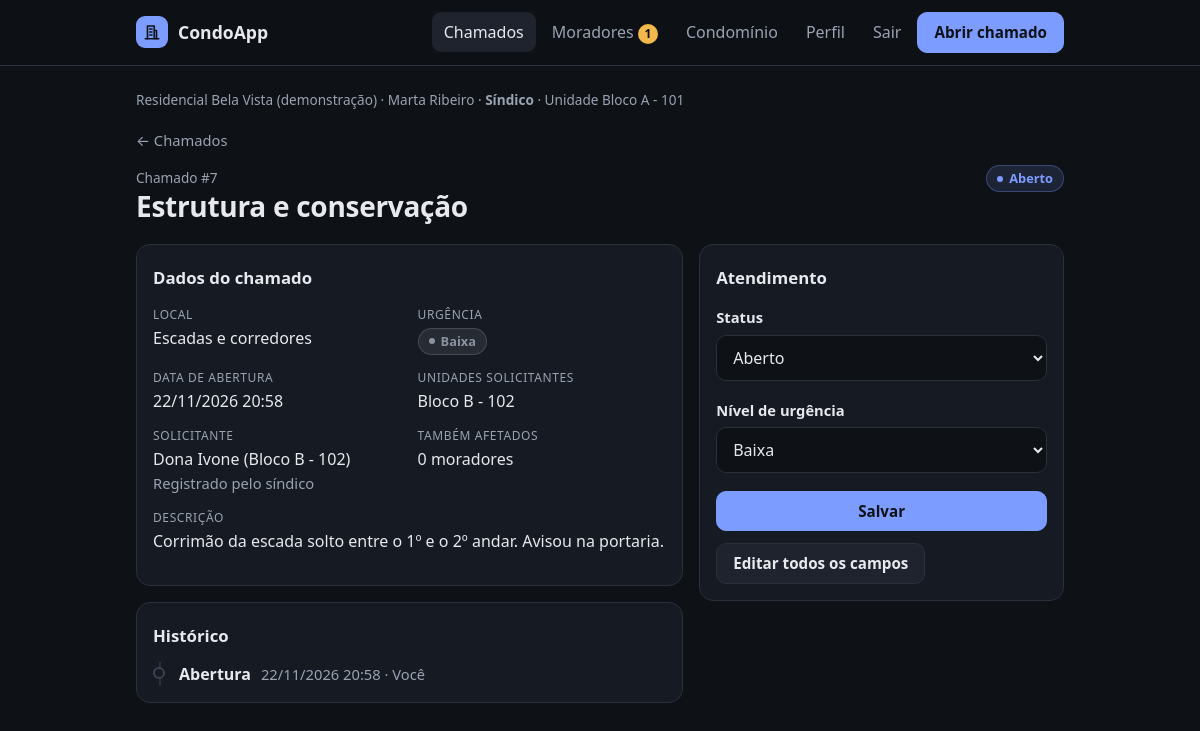
The page /chamados/7/ (signed in) on the database its author committed.
### core/models.py (models this page shows, shortened)
class Perfil(models.Model):
    SINDICO = "sindico"
    MORADOR = "morador"
    PAPEIS = [(SINDICO, "Síndico"), (MORADOR, "Morador")]
    usuario = models.OneToOneField(settings.AUTH_USER_MODEL, on_delete=models.CASCADE, related_name="perfil")
    condominio = models.ForeignKey(Condominio, on_delete=models.CASCADE, related_name="perfis")
    unidade = models.ForeignKey(
        Unidade, on_delete=models.SET_NULL, null=True, blank=True,
        related_name="moradores", verbose_name="unidade",
    )
    papel = models.CharField("perfil", max_length=10, choices=PAPEIS, default=MORADOR)
    telefone = models.CharField("telefone", max_length=20, blank=True)
    aprovado = models.BooleanField("aprovado pelo síndico", default=False)
    criado_em = models.DateTimeField("cadastrado em", auto_now_add=True)
    class Meta:
        ordering = ["usuario__first_name"]
        verbose_name = "perfil"
        verbose_name_plural = "perfis"
    @property
    def nome(self):
        return self.usuario.get_full_name() or self.usuario.email
    @property
    def eh_sindico(self):
        return self.papel == self.SINDICO

class Condominio(models.Model):
    nome = models.CharField("nome", max_length=100)
    endereco = models.CharField("endereço", max_length=200)
    numero_unidades = models.PositiveIntegerField(
        "número de casas/apartamentos",
        validators=[MinValueValidator(1), MaxValueValidator(500)],
    )
    codigo_convite = models.CharField("código de convite", max_length=20, unique=True, default=gerar_codigo_convite)
    criado_em = models.DateTimeField("criado em", auto_now_add=True)
    class Meta:
        ordering = ["nome"]
        verbose_name = "condomínio"
        verbose_name_plural = "condomínios"
    def __str__(self):
        return self.nome

class Unidade(models.Model):
    condominio = models.ForeignKey(Condominio, on_delete=models.CASCADE, related_name="unidades")
    identificador = models.CharField("identificador", max_length=30)
    class Meta:
        ordering = ["id"]
        verbose_name = "unidade"
        verbose_name_plural = "unidades"
        constraints = [
            models.UniqueConstraint(
                fields=["condominio", "identificador"], name="unidade_unica_por_condominio"
            )
        ]
    def __str__(self):
        return self.identificador

class Chamado(models.Model):
    TIPOS = [
        ("eletrica", "Elétrica"),
        ("hidraulica", "Hidráulica"),
        ("estrutura", "Estrutura e conservação"),
        ("limpeza", "Limpeza"),
        ("seguranca", "Segurança"),
        ("barulho", "Barulho e convivência"),
        ("outro", "Outro"),
    ]
    LOCAIS = [
        ("unidade", "Dentro da unidade"),
        ("garagem", "Garagem"),
        ("elevador", "Elevador"),
        ("corredor", "Escadas e corredores"),
        ("portaria", "Portaria e entrada"),
        ("lazer", "Área de lazer"),
        ("externa", "Jardim e área externa"),
        ("fachada", "Fachada e telhado"),
        ("outro", "Outro local"),
    ]
    URGENCIAS = [
        ("baixa", "Baixa"),
        ("media", "Média"),
        ("alta", "Alta"),
    ]
    STATUS = [
        ("aberto", "Aberto"),
        ("andamento", "Em andamento"),
        ("concluido", "Concluído"),
        ("cancelado", "Cancelado"),
    ]
    ETAPAS = [
        ("", "Sem rito"),
        ("aviso", "Aviso amigável"),
        ("notificacao", "Notificação formal"),
        ("defesa", "Defesa apresentada"),
        ("decisao", "Decisão"),
    ]
    RESULTADOS = [
        ("", "—"),
        ("arquivado", "Resolvido / arquivado"),
        ("advertencia", "Advertência"),
        ("multa", "Multa"),
    ]
    condominio = models.ForeignKey(Condominio, on_delete=models.CASCADE, related_name="chamados")
    unidades = models.ManyToManyField(Unidade, verbose_name="unidades solicitantes", related_name="chamados")
    tipo = models.CharField("tipo de registro", max_length=20, choices=TIPOS)
    local = models.CharField("local", max_length=20, choices=LOCAIS, default="unidade")
    urgencia = models.CharField("nível de urgência", max_length=10, choices=URGENCIAS, default="media")
    status = models.CharField("status", max_length=10, choices=STATUS, default="aberto")
    solicitante_nome = models.CharField("nome completo do solicitante", max_length=150)
    descricao = models.TextField("descrição", blank=True)
    data_abertura = models.DateTimeField("data de abertura", auto_now_add=True)
    criado_por = models.ForeignKey(
        settings.AUTH_USER_MODEL, on_delete=models.SET_NULL, null=True, blank=True,
        related_name="chamados_criados", verbose_name="registrado por",
    )
    privado = models.BooleanField(
        "privado", default=False,
        help_text="Só o síndico e a sua unidade veem. Recomendado para barulho e convivência.",
    )
    unidade_envolvida = models.ForeignKey(
        Unidade, on_delete=models.SET_NULL, null=True, blank=True,
        related_name="chamados_envolvida", verbose_name="unidade envolvida",
        help_text="Ex.: de onde vem o barulho. Ela não vê quem registrou.",
    )
    afetados = models.ManyToManyField(
        settings.AUTH_USER_MODEL, blank=True, related_name="chamados_afetado",
        verbose_name="também afetados",
    )
    etapa = models.CharField("etapa do rito", max_length=12, choices=ETAPAS, blank=True, default="")
    resultado = models.CharField("resultado", max_length=12, choices=RESULTADOS, blank=True, default="")
    class Meta:
        ordering = ["-data_abertura"]
        verbose_name = "chamado"
        verbose_name_plural = "chamados"
    @property
    def registrado_pelo_sindico(self):
        perfil = getattr(self.criado_por, "perfil", None)
        return bool(perfil and perfil.eh_sindico and self.solicitante_nome != perfil.nome)
    def relacao(self, perfil):
        if perfil.condominio_id != self.condominio_id:
            return None
        if perfil.eh_sindico:
            return "sindico"
    def ja_afetado(self, usuario):
        return any(u.pk == usuario.pk for u in self.afetados.all())

class Andamento(models.Model):
    TIPOS = [
        ("abertura", "Abertura"),
        ("status", "Status"),
        ("urgencia", "Urgência"),
        ("edicao", "Edição"),
        ("afetado", "Também afetado"),
        ("aviso", "Aviso amigável"),
        ("notificacao", "Notificação formal"),
        ("defesa", "Defesa"),
        ("decisao", "Decisão"),
    ]
    VISIVEL = {
        "solicitante": {"abertura", "status", "urgencia", "edicao", "afetado", "aviso", "notificacao", "decisao"},
        "envolvido": {"aviso", "notificacao", "defesa", "decisao"},
        "vizinho": {"abertura", "status", "afetado"},
    }
    chamado = models.ForeignKey(Chamado, on_delete=models.CASCADE, related_name="andamentos")
    autor = models.ForeignKey(settings.AUTH_USER_MODEL, on_delete=models.SET_NULL, null=True, blank=True)
    tipo = models.CharField("tipo", max_length=12, choices=TIPOS)
    texto = models.TextField("texto", blank=True)
    data = models.DateTimeField("data", auto_now_add=True)
    class Meta:
        ordering = ["data", "id"]
        verbose_name = "andamento"
        verbose_name_plural = "andamentos"
    @classmethod
    def visiveis(cls, chamado, relacao):
        qs = chamado.andamentos.select_related("autor__perfil")
        if relacao == "sindico":
            return qs
        return qs.filter(tipo__in=cls.VISIVEL.get(relacao, set()))

### core/views.py (the view, shortened to what this page needs)
# urls.py: path("chamados/<int:pk>/", views.chamado_detalhe, name="chamado_detalhe"),
@perfil_obrigatorio
def chamado_detalhe(request, pk):
    chamado, relacao = _chamado_ou_404(request, pk)
    return _render_detalhe(request, chamado, relacao)

### core/forms.py
class AtendimentoForm(FormBase):
    class Meta:
        model = Chamado
        fields = ["status", "urgencia"]

### core/acesso.py (called while the page is built)
def perfil_obrigatorio(view):
    @wraps(view)
    def interna(request, *args, **kwargs):
        user = request.user
        if not user.is_authenticated:
            return redirect_to_login(request.get_full_path())
        perfil = getattr(user, "perfil", None)
        if perfil is None:
            if user.is_staff:
                return redirect("admin:index")
            logout(request)
            messages.error(request, "Esta conta não está ligada a nenhum condomínio.")
            return redirect("entrar")
        if not perfil.aprovado:
            logout(request)
            messages.error(request, "Seu cadastro ainda aguarda a aprovação do síndico.")
            return redirect("entrar")
        request.perfil = perfil
        return view(request, *args, **kwargs)
    return interna

### core/contexto.py (called while the page is built)
def perfil(request):
    user = getattr(request, "user", None)
    perfil = getattr(user, "perfil", None) if user and user.is_authenticated else None
    pendentes = 0
    if perfil and perfil.aprovado and perfil.eh_sindico:
        pendentes = Perfil.objects.filter(condominio=perfil.condominio_id, aprovado=False).count()
    return {"perfil": perfil, "pendentes": pendentes}

### core/views.py (called while the page is built, shortened)
def _chamado_ou_404(request, pk):
    chamado = get_object_or_404(
        Chamado.objects.select_related("condominio", "unidade_envolvida", "criado_por__perfil")
        .prefetch_related("unidades", "afetados"),
        pk=pk, condominio=request.perfil.condominio,
    )
    relacao = chamado.relacao(request.perfil)
    if relacao is None:
        raise Http404
    return chamado, relacao

def _nome_autor(andamento, relacao, perfil):
    autor = andamento.autor
    if autor is None:
        return "Sistema"
    if autor.pk == perfil.usuario_id:
        return "Você"

def _proximas_etapas(chamado, relacao):
    if not chamado.unidade_envolvida_id or chamado.encerrado:
        return []
    if relacao == "sindico":
        return {"": ["aviso"], "aviso": ["notificacao", "decisao"], "notificacao": ["decisao"], "defesa": ["decisao"]}.get(chamado.etapa, [])
    if relacao == "envolvido" and chamado.etapa == "notificacao":
        return ["defesa"]
    return []

### core/templates/core/chamado_detalhe.html (shortened to what this page needs)
{% extends "core/base.html" %}
{% block conteudo %}
<a class="voltar" href="{% url 'chamado_lista' %}">← Chamados</a>
<div class="cabecalho-pagina">
  <div>
    <span class="numero">Chamado #{{ chamado.pk }}{% if chamado.privado %} · <span class="marcador-privado">Privado</span>{% endif %}</span>
    <h1>{{ chamado.get_tipo_display }}</h1>
  </div>
  <span class="selo status-{{ chamado.status }}">{{ chamado.get_status_display }}</span>
</div>
<div class="grade-detalhe">
  <div class="coluna">
    <section class="cartao">
      <h2 class="cartao-titulo">Dados do chamado</h2>
      <dl class="dados">
        <div><dt>Local</dt><dd>{{ chamado.get_local_display }}</dd></div>
        <div><dt>Urgência</dt><dd><span class="selo urgencia-{{ chamado.urgencia }}">{{ chamado.get_urgencia_display }}</span></dd></div>
        <div><dt>Data de abertura</dt><dd>{{ chamado.data_abertura|date:"d/m/Y H:i" }}</dd></div>
        {% if relacao == "sindico" or relacao == "solicitante" %}
          <div><dt>Unidades solicitantes</dt><dd>{{ chamado.unidades.all|join:", " }}</dd></div>
          <div><dt>Solicitante</dt><dd>{{ chamado.solicitante_nome }}{% if chamado.registrado_pelo_sindico %}<br><span class="sutil">Registrado pelo síndico</span>{% endif %}</dd></div>
        {% endif %}
        {% if relacao != "envolvido" %}
          <div><dt>Também afetados</dt><dd>{{ chamado.afetados.all|length }} morador{{ chamado.afetados.all|length|pluralize:"es" }}</dd></div>
          <div class="inteiro"><dt>Descrição</dt><dd>{{ chamado.descricao|default:"—"|linebreaksbr }}</dd></div>
        {% endif %}
      </dl>
    </section>
    <section class="cartao">
      <h2 class="cartao-titulo">Histórico</h2>
      {% if historico %}
      <ol class="linha-tempo">
        {% for item in historico %}
        <li class="evento evento-{{ item.obj.tipo }}">
          <div class="evento-topo">
            <strong>{{ item.obj.get_tipo_display }}</strong>
            <span class="sutil">{{ item.obj.data|date:"d/m/Y H:i" }} · {{ item.autor }}</span>
          </div>
        </li>
        {% endfor %}
      </ol>
      {% else %}
        <p class="sutil">Nada registrado ainda.</p>
      {% endif %}
    </section>
  </div>
  <div class="coluna">
    {% if relacao == "sindico" %}
    <section class="cartao">
      <h2 class="cartao-titulo">Atendimento</h2>
      <form method="post" class="formulario">
        {% for campo in form %}
          {% include "core/_campo.html" %}
        {% endfor %}
        <button type="submit" class="botao botao-primario botao-bloco">Salvar</button>
      </form>
      <div class="acoes acoes-pequenas">
        <a class="botao" href="{% url 'chamado_editar' chamado.pk %}">Editar todos os campos</a>
      </div>
    </section>
    {% endif %}
  </div>
</div>
{% endblock %}

### core/templates/core/base.html (shortened to what this page needs)
{% load static %}<!doctype html>
<html lang="pt-br">
<head>
  <link rel="stylesheet" href="{% static 'core/style.css' %}">
</head>
<body>
  <header class="topo">
    <div class="topo-interno">
      <a class="marca" href="{% url 'inicio' %}">
        <span class="marca-icone" aria-hidden="true">
          <svg viewBox="0 0 24 24" width="18" height="18" fill="none" stroke="currentColor" stroke-width="2.2" stroke-linecap="round" stroke-linejoin="round"><path d="M6 21V4h9v17"/><path d="M15 10h3v11"/><path d="M3 21h18"/><path d="M9 8h3M9 12h3M9 16h3"/></svg>
        </span>
        CondoApp
      </a>
      {% if perfil and perfil.aprovado %}
      {% with pagina=request.resolver_match.url_name %}
      <nav class="menu" aria-label="Principal">
        <a href="{% url 'chamado_lista' %}"{% if pagina in "chamado_lista chamado_detalhe chamado_editar" %} aria-current="page"{% endif %}>Chamados</a>
        {% if perfil.eh_sindico %}
          <a href="{% url 'moradores' %}">Moradores{% if pendentes %} <span class="contador" title="Cadastros aguardando aprovação">{{ pendentes }}</span>{% endif %}</a>
          <a href="{% url 'condominio' %}"{% if pagina in "condominio unidades" %} aria-current="page"{% endif %}>Condomínio</a>
        {% endif %}
        <a href="{% url 'meu_perfil' %}"{% if pagina == "meu_perfil" %} aria-current="page"{% endif %}>Perfil</a>
        <form method="post" action="{% url 'sair' %}" class="form-sair">
          <button type="submit" class="link-botao">Sair</button>
        </form>
        <a class="botao botao-primario" href="{% url 'chamado_novo' %}">Abrir chamado</a>
      </nav>
      {% endwith %}
      {% else %}
      <nav class="menu" aria-label="Conta">
        <a href="{% url 'entrar' %}">Entrar</a>
        <a class="botao botao-primario" href="{% url 'cadastro_sindico' %}">Cadastrar condomínio</a>
      </nav>
      {% endif %}
    </div>
  </header>
  <main class="conteudo">
    {% if perfil and perfil.aprovado %}
      <p class="contexto-usuario">{{ perfil.condominio }} · {{ perfil.nome }} · <strong>{{ perfil.get_papel_display }}</strong>{% if perfil.unidade %} · Unidade {{ perfil.unidade }}{% endif %}</p>
    {% endif %}
    {% block conteudo %}{% endblock %}
  </main>
</body>
</html>

### core/templates/core/_campo.html
<div class="campo {{ campo.css_classes }}">{{ campo.as_field_group }}</div>

### rows shown on the page
Perfil: condominio "Residencial Bela Vista (demonstração)", nome "Marta Ribeiro", papel "Síndico", unidade "Bloco A - 101"
Chamado: pk "7", tipo "Estrutura e conservação", status "Aberto", local "Escadas e corredores", urgencia "Baixa", data_abertura "22/11/2026 20:58", unidades.all "Bloco B - 102", solicitante_nome "Dona Ivone (Bloco B - 102)", afetados.all|length "0", descricao "Corrimão da escada solto entre o 1º e o 2º andar. Avisou na portaria.", status "Aberto" "Baixa"
Andamento: obj.tipo "Abertura", obj.data "22/11/2026 20:58", autor "Você"

### other values the page prints
{{ pendentes }} "1"
